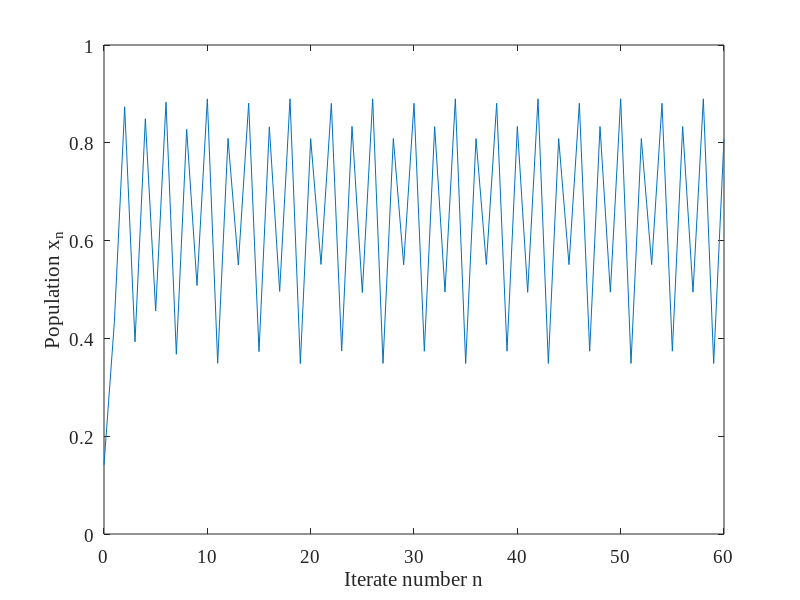

This chart was generated by the following MATLAB code:
clear variables
set(0, 'DefaultAxesFontName','Times New Roman','DefaultAxesFontSize',14);

NT = 60;
n = 0:1:NT;
lambda = 3.56;
x0 = sqrt(2)/10;

x(1) = x0;

for j = 1:NT;
    x(j+1) = lambda*x(j)*(1-x(j));
end

figure(1)
plot(n,x)
xlabel('Iterate number n')
ylabel('Population x_n')